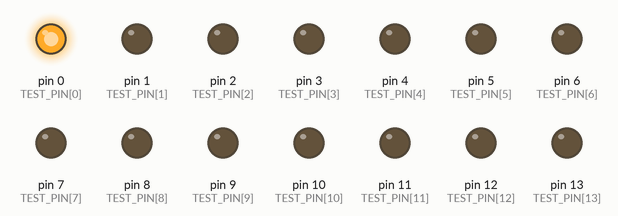
Recording of a sketch running on a simulated Arduino Mega 2560, built with avr-gcc and run on an emulated ATmega2560. Shown: output pins drawn as LEDs (lit = HIGH).

Above: at 0.1 s.
At 11.6 s:
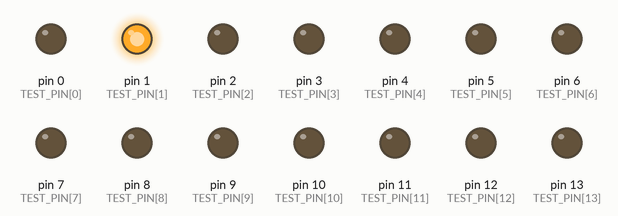
At 23.1 s:
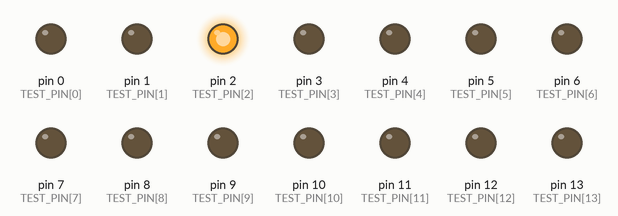
At 34.6 s:
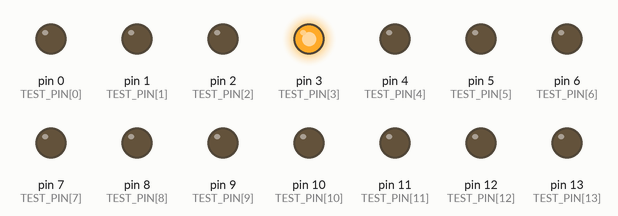
At 36.1 s:
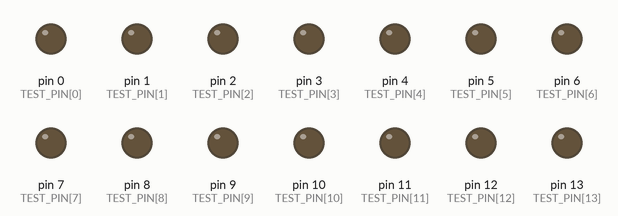
Timing chart, 0 to 37.6 s (numbered marks = the images above):
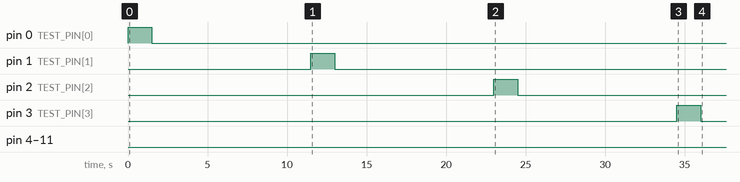

Measured:
- by itself, pin 0 (TEST_PIN[0]): LOW → HIGH at 0.00 s, → LOW 1.5 s later
- by itself, pin 1 (TEST_PIN[1]): LOW → HIGH at 11.5 s, → LOW 1.5 s later
- by itself, pin 2 (TEST_PIN[2]): LOW → HIGH at 23.0 s, → LOW 1.5 s later
- by itself, pin 3 (TEST_PIN[3]): LOW → HIGH at 34.5 s, → LOW 1.5 s later

The sketch:

PinTesting.ino
```cpp
int TEST_PIN[] = { 0, 1, 2, 3, 4, 5, 6, 7, 8, 9, 10, 11, 12, 13, 14, 15, 16, 17, 18, 19, 20, 21, 22, 26, 27, 28 };
int numOfPins = 26;

void setup() {
  // put your setup code here, to run once:
  for (int i = 0; i < numOfPins; i++) {
    pinMode(TEST_PIN[i], OUTPUT);
  }
}

void loop() {
  // put your main code here, to run repeatedly:
  for (int i = 0 ; i < numOfPins ; i++) {
  digitalWrite(TEST_PIN[i], HIGH);
  delay(1500);
  digitalWrite(TEST_PIN[i], LOW);
  delay(10000);
  }
}
```
